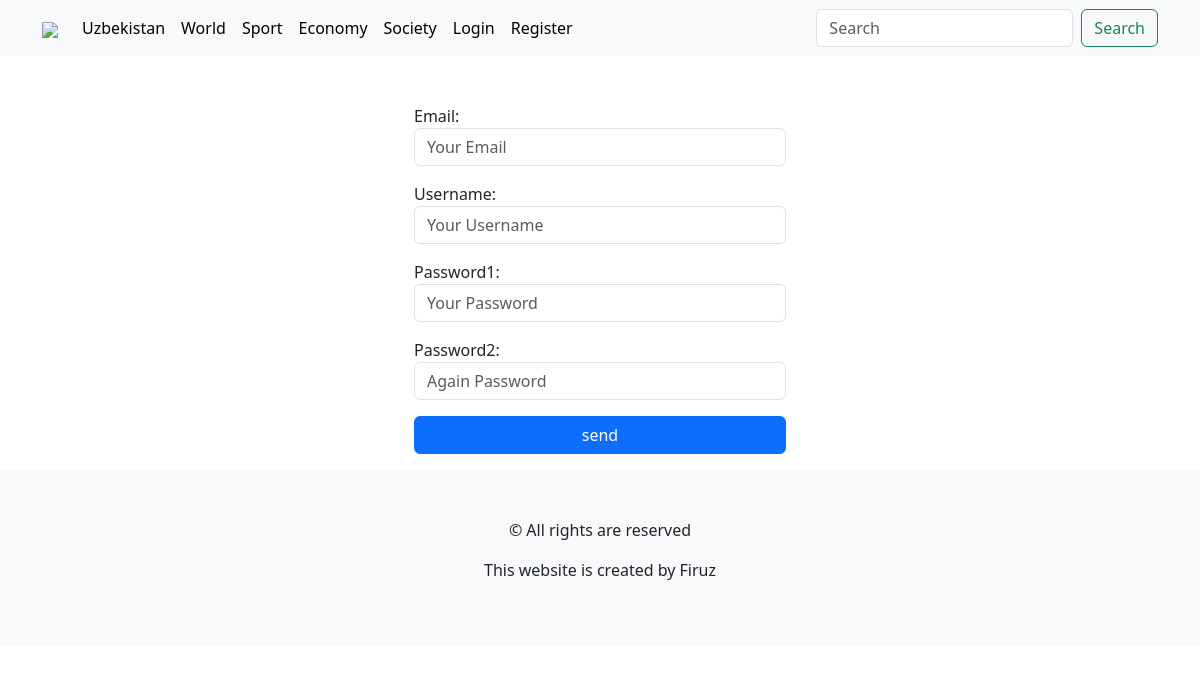
Screenshot of /register/ with the database file from the repository.
### blog/models.py (models this page shows)
class Category(models.Model):
    title = models.CharField(max_length=250, unique=True)
    class Meta:
        verbose_name = "Category"
        verbose_name_plural = "Categories"
    def __str__(self):
        return self.title

### blog/views.py (the view)
# urls.py: path("register/", user_register, name="register"),
def user_register(request):
    if request.method == "POST":
        form = RegisterForm(data=request.POST)
        if form.is_valid():
            user = form.save()
            return redirect("login")
    else:
        form = RegisterForm()
    context = {
        "title":"Register",
        "form":form
    }
    return render(request,"blog/register.html", context)

### blog/forms.py
class RegisterForm(UserCreationForm):
    email = forms.EmailField(widget=forms.EmailInput(attrs={
        "class":"form-control",
        "placeholder":"Your Email"
    }))
    username = forms.CharField(widget=forms.TextInput(attrs={
        "class":"form-control",
        "placeholder":"Your Username"
    }))
    password1 = forms.CharField(widget=forms.PasswordInput(attrs={
        "class":"form-control",
        "placeholder":"Your Password"
    }))
    password2 = forms.CharField(widget=forms.PasswordInput(attrs={
        "class":"form-control",
        "placeholder":"Again Password"
    }))
    class Meta:
        model = CustomUser
        fields = ["email","username","password1","password2"]

### blog/templatetags/blog_tags.py (called while the page is built)
@register.simple_tag()
def get_categories():
    return Category.objects.all()

### blog/templates/blog/register.html (shortened to what this page needs)
{% extends 'base.html' %}
{% block main %}
<div class="container d-flex justify-content-center mt-5">
    <form method="post" enctype="multipart/form-data" class="d-flex flex-column col-4">
        {{form.as_p}}
        <button class="btn btn-primary" type="submit">send</button>
    </form>
</div>
{% endblock main %}

### templates/components/header.html (shortened to what this page needs)
{% load blog_tags %}
{% get_categories as categories %}
<nav class="navbar navbar-expand-lg bg-body-tertiary">
  <div class="container">
    <a class="navbar-brand" href="{% url 'home' %}">
      <img src="https://kun.uz/assets/6a60b69a/img/icons/logo-light.svg" />
    </a>
    <div class="collapse navbar-collapse" id="navbarSupportedContent">
      <ul class="navbar-nav me-auto mb-2 mb-lg-0">
        {% for category in categories %}
        <li class="nav-item">
          <a class="nav-link active" aria-current="page" href="{% url 'category' category.pk %}">{{category}}</a>
        </li>
        {% endfor %}
        {% if not request.user.is_authenticated %}
        <li class="nav-item">
          <a class="nav-link active" aria-current="page" href="{% url 'login' %}">Login</a>
        </li>
        <li class="nav-item">
          <a class="nav-link active" aria-current="page" href="{% url 'register' %}">Register</a>
        </li>
        {% endif %}
      </ul>
      <form action="{% url 'search' %}" method="get" enctype="multipart/form-data" class="d-flex" role="search">
        <input name="q" class="form-control me-2" type="search" placeholder="Search" aria-label="Search">
        <button class="btn btn-outline-success" type="submit">Search</button>
      </form>
    </div>
  </div>
</nav>

### rows the page displays
Category: title "Uzbekistan"
Category: title "World"
Category: title "Sport"
Category: title "Economy"
Category: title "Society"
